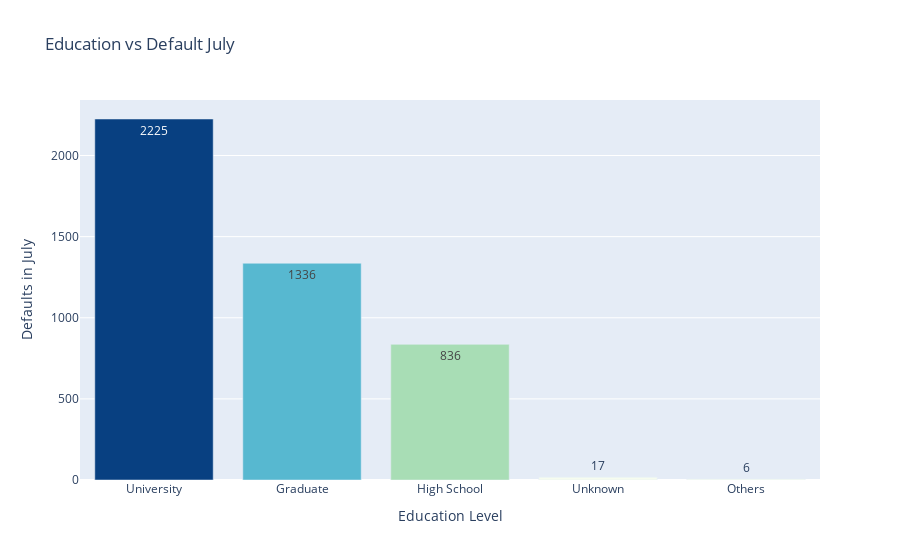

Notebook code cell kept with this figure:
### Markdown cell above
## EXPLORATORY DATA ANALYSIS

### Code cell
filtered = merged_train[merged_train["DEFAULT_JULY"] == 1][["EDUCATION", "DEFAULT_JULY"]]
filtered["EDUCATION"] = filtered["EDUCATION"].apply(lambda x: "Graduate" if x == 1 else "University" if x == 2 else "High School" if x == 3 else "Others" if x == 4 else "Unknown")
filtered["DEFAULT_COUNT"] = merged_train[merged_train["DEFAULT_JULY"] == 1].shape[1]
filtered = filtered.groupby("EDUCATION").size().reset_index(name="DEFAULT_COUNT").sort_values(by="DEFAULT_COUNT", ascending=False)

fig = px.bar(filtered, x="EDUCATION", y="DEFAULT_COUNT", title="Education vs Default July", color="DEFAULT_COUNT", text="DEFAULT_COUNT", color_continuous_scale= px.colors.sequential.GnBu)
fig.update_layout(xaxis_title="Education Level", yaxis_title="Defaults in July", coloraxis_showscale=False)

### Figure 1 — Plotly figure (JSON) as saved in the notebook; plotly's stock layout.template omitted (floating-point values rounded to 4 significant figures)
{"data": [{"alignmentgroup": "True", "hovertemplate": "EDUCATION=%{x}<br>DEFAULT_COUNT=%{marker.color}<extra></extra>", "legendgroup": "", "marker": {"color": [2225, 1336, 836, 17, 6], "coloraxis": "coloraxis", "pattern": {"shape": ""}}, "name": "", "offsetgroup": "", "orientation": "v", "showlegend": false, "text": [2225, 1336, 836, 17, 6], "textposition": "auto", "type": "bar", "x": ["University", "Graduate", "High School", "Unknown", "Others"], "xaxis": "x", "y": [2225, 1336, 836, 17, 6], "yaxis": "y"}], "layout": {"barmode": "relative", "coloraxis": {"colorbar": {"title": {"text": "DEFAULT_COUNT"}}, "colorscale": [[0, "rgb(247,252,240)"], [0.125, "rgb(224,243,219)"], [0.25, "rgb(204,235,197)"], [0.375, "rgb(168,221,181)"], [0.5, "rgb(123,204,196)"], [0.625, "rgb(78,179,211)"], [0.75, "rgb(43,140,190)"], [0.875, "rgb(8,104,172)"], [1, "rgb(8,64,129)"]], "showscale": false}, "legend": {"tracegroupgap": 0}, "title": {"text": "Education vs Default July"}, "xaxis": {"anchor": "y", "domain": [0, 1], "title": {"text": "Education Level"}}, "yaxis": {"anchor": "x", "domain": [0, 1], "title": {"text": "Defaults in July"}}}}
